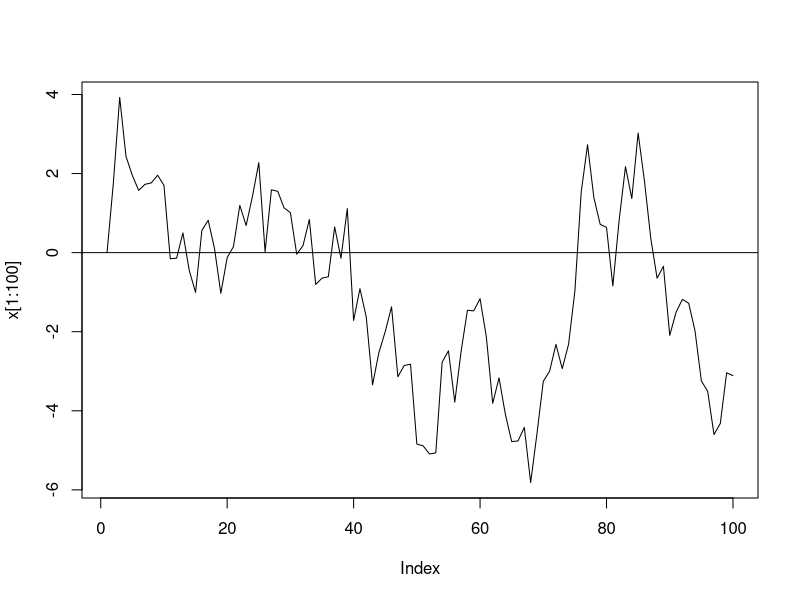
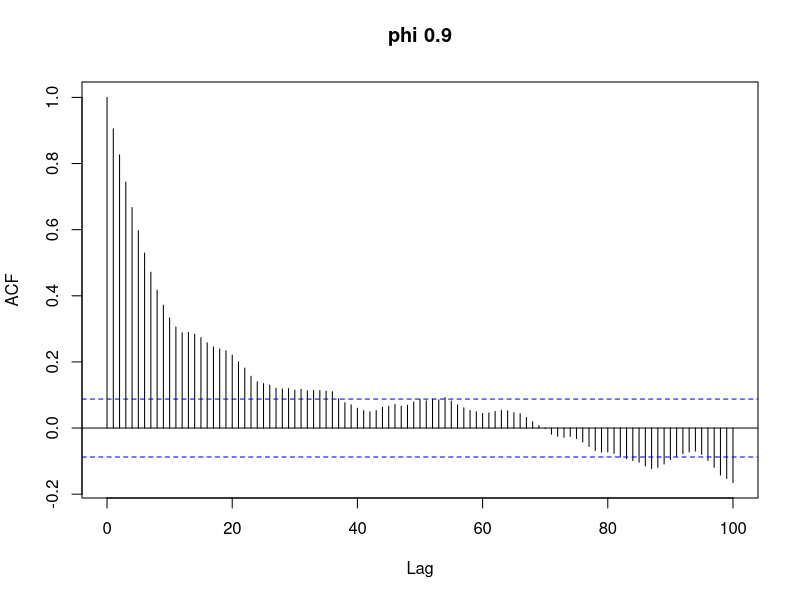
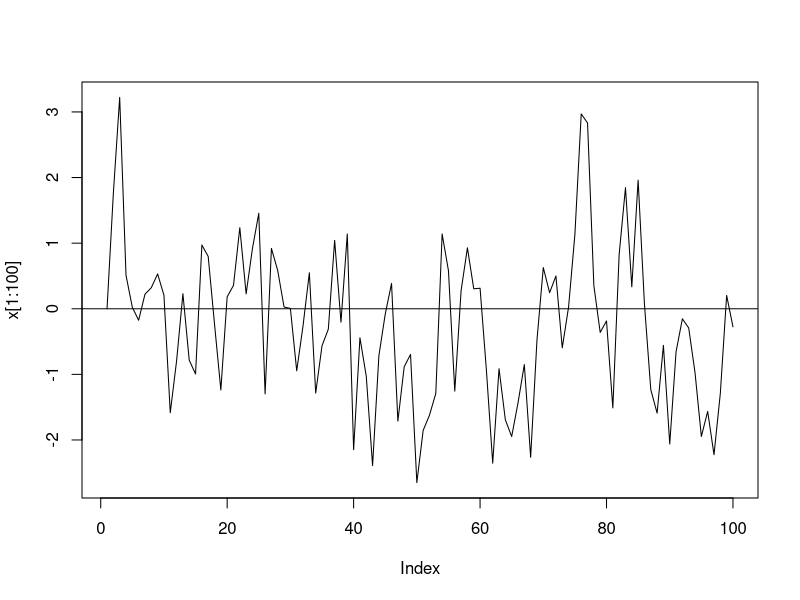
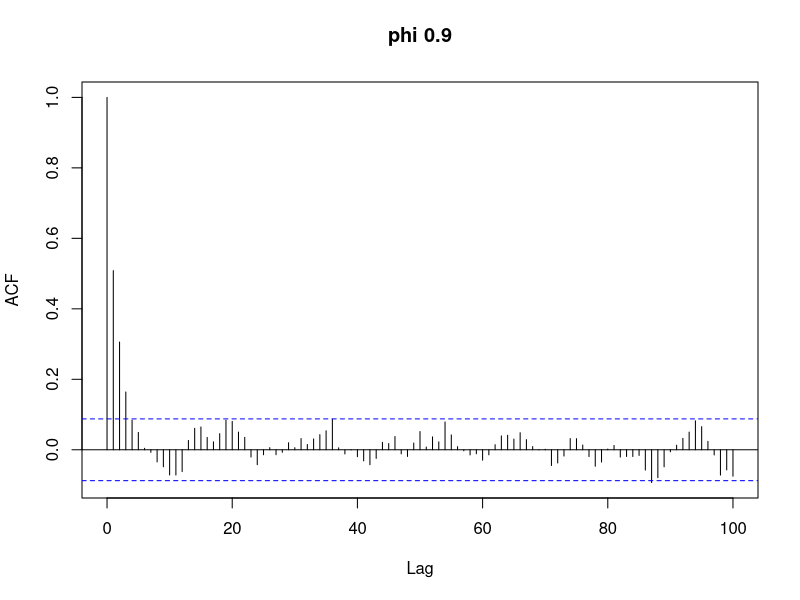
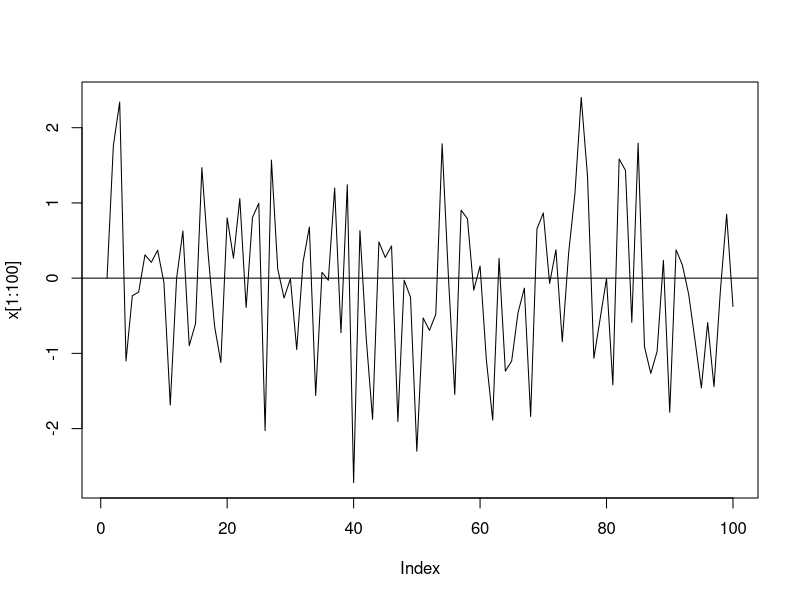
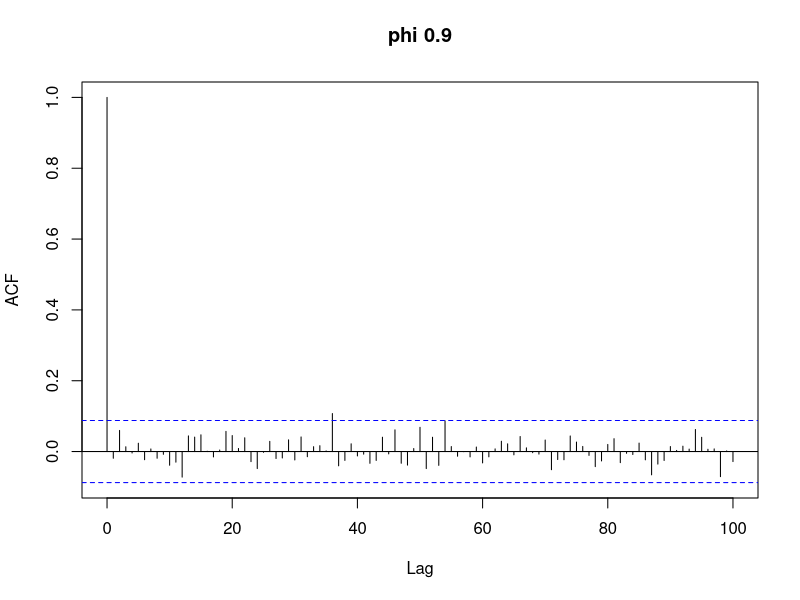
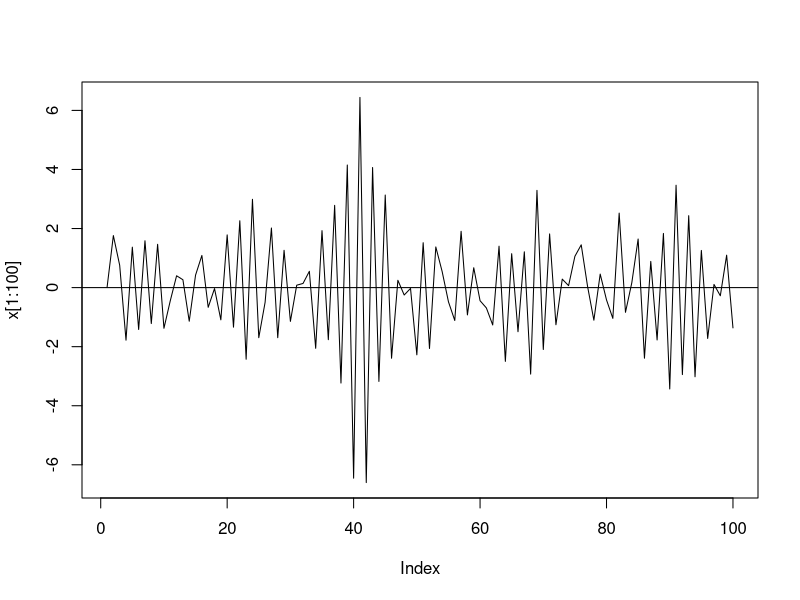
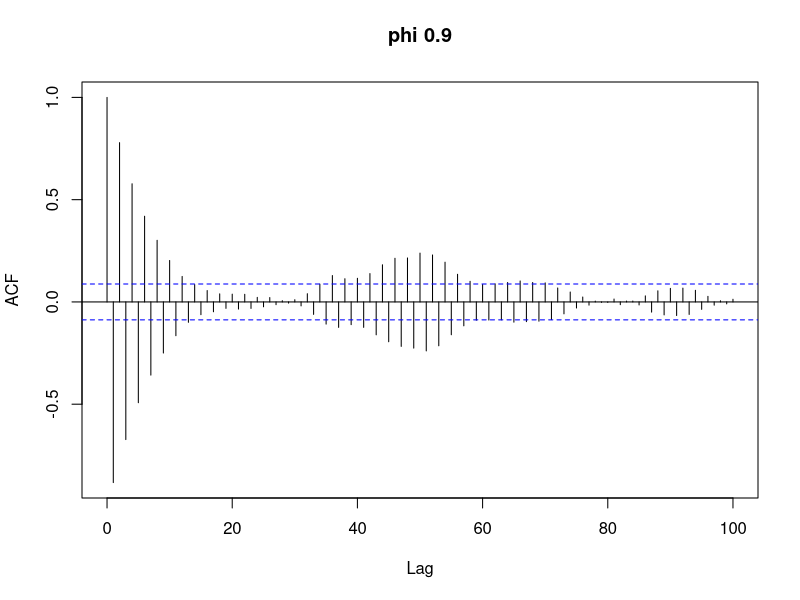

Here is the R script that generated these plots, in order:
'
Step1: Generate white noise


'
n <- 500
w <- rnorm(n)
x <- 0     #set initial value of x to zero
# Use for loop and regression model to calculate future values
for (i in 2:n){
  x[i] = 0.9*x[i-1]+w[i]
}


plot(x[1:100], type='l')  # Not a lot of crossings 
abline(h=0)

acf(x, lag=100, main='phi 0.9')    # Wee see correlation gradually decreasing. 


# We can change the coefficient to a smaller value
'We woudl expect to see a lot more crossings as it is less dependent on prior observations. 
In addition we woudl expect the correlation to decrease more quickly. '


for (i in 2:n){
  x[i] = 0.5*x[i-1]+w[i]
}

plot(x[1:100], type='l')  # Not a lot of crossings 
abline(h=0)

acf(x, lag=100, main='phi 0.9')    # Wee see correlation gradually decreasing. 


# Now Set phi equal to zero
for (i in 2:n){
  x[i] = 0*x[i-1]+w[i]
}

plot(x[1:100], type='l')  # Not a lot of crossings 
abline(h=0)
acf(x, lag=100, main='phi 0.9')    # Wee see correlation gradually decreasing. 

'Theoretically we would only see one value outside the blue lines, which is the first observation, 
and the rest within blue lines.  ***THis is the desired ACF plot for the residuals.  This is a signature
related to zero.   This means that Xt = wt.  Meaning there is nothing in the time series to improve upon.
The best prediction that we can have is mean for tomorrow. 
'

# What about when Phi is -0.9?
for (i in 2:n){
  x[i] = -0.9*x[i-1]+w[i]
}

plot(x[1:100], type='l')  # Not a lot of crossings 
abline(h=0)
acf(x, lag=100, main='phi 0.9')    # Wee see correlation gradually decreasing. 

'Why is this difference than phi = 0.9?  -0.9 * Xt will flip the the value of the next prediction. 
 So if you xt is positive, the next observation will be negative.  
 Also, it looks symetric becuase -0.9 is close to -1.  Expect to see a lot of crossings and symetric patter ,
 becuase if xt = 10, then xt+1 = -10. 
'


'When phi is one, we would expect all values in the ACF plot to be close to 1. 
 When the ACF plot decreases linearly, you always div cov(x,y) by the total sample size. 
 So when you move forward in time, the number of samples decreases so you would expect the
 ACF plot to decrease as you move forward.  So if it decreases linearly that does not mean the 
 cov is decreasing. 
'





'arima.sim  helps us to simulate a series. 
 order=c(2,0,0)  tells R that you want to generate a AR(2) model
 ar=c(1.5, -0.75) tells R that phi1 = 1.5 and phi2 = -0.75

 *** Everytime you see a sesonality in the acf plot
     1.) Could be seasonlity
     2.) When you solve for the polynomial function it could be because you are using 
         complex numbers that may give some seasonality to the chart. 
     See if the seasonality is within the blue lines, which means it is not significant. 
     Also we can plot the data to see if there is seasonlity. 

    Two blue lines tell us whether the estimated ACF is significant or not. 
     

ARMAacf:   used to calculate the theoretical acf, i.e. what should the acf for my model theoretially look like. 
           does it look similar to the one that you generated?
           do we see more noise in the data?
           **everytime you see the two blue lines you know it is estimated, these are our confidence intervals. 
           If no confidence intervals, its theoretical, calculated without approximation and without error. 


check causality
           just specify the coefficients z = c(1, -1.5, 0.75)    ** Always starts from the constant, then the coefficeint in front of B 
           and then in front of B2.   
           * the polyroot function tells us the solution polyroot(z)


'










